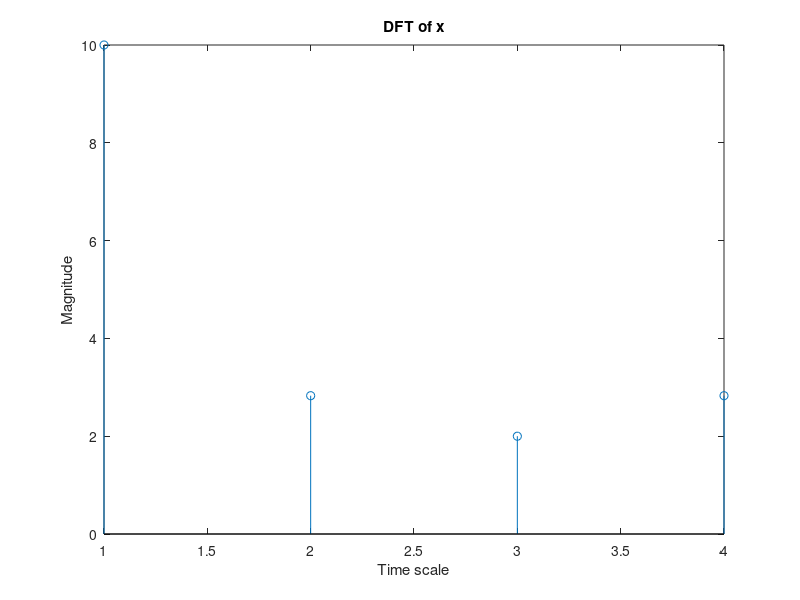

The MATLAB source for this figure:
x=[1,2,3,4]
disp('dft of x[n] is');
X_fft=fft(x);
disp(abs(X_fft));
figure;
stem(abs(X_fft));
xlabel('Time scale');
ylabel('Magnitude');
title('DFT of x');
